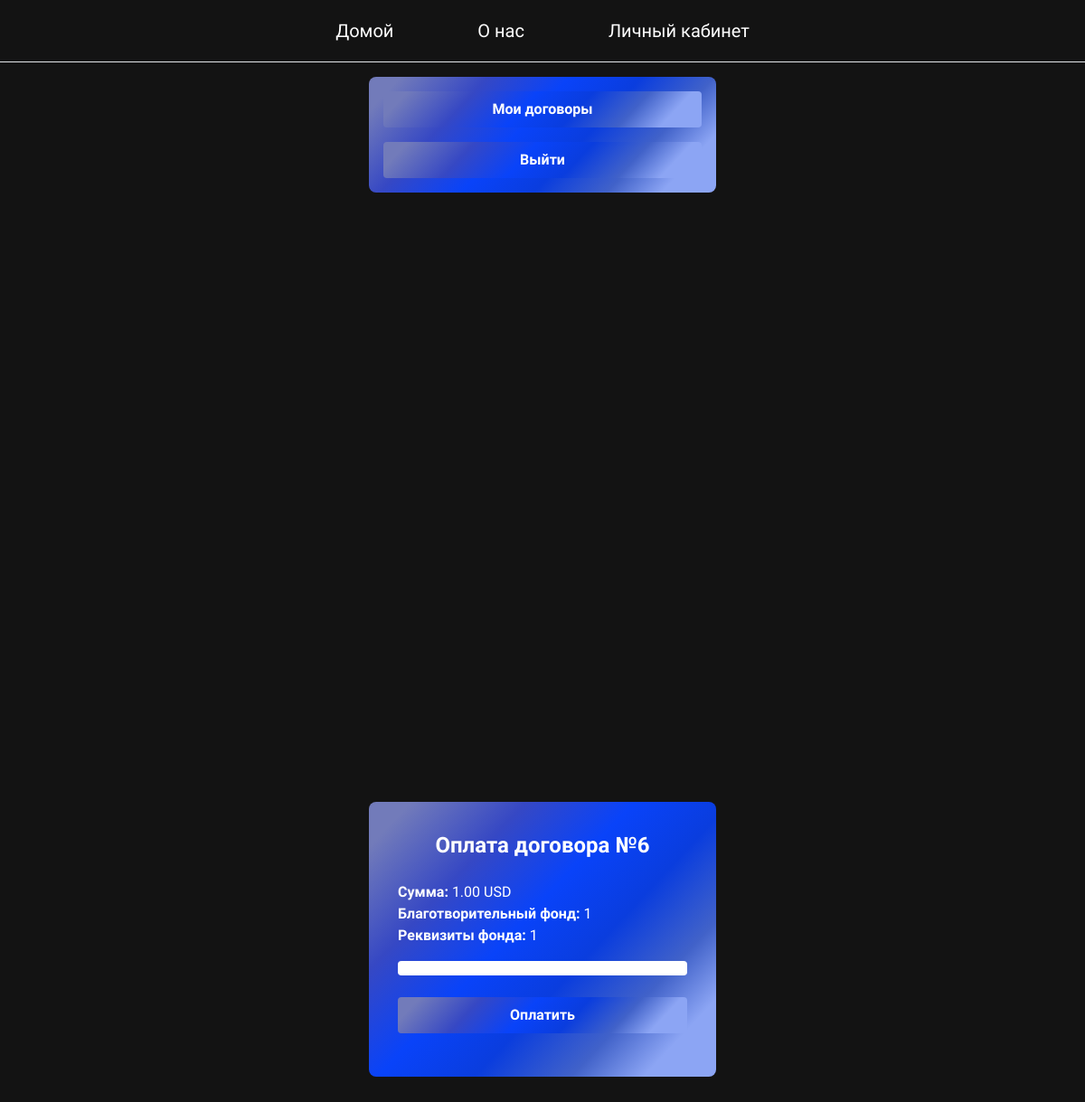
/contracts/6/payment/ (signed in), run on the app's committed database.
### contracts/models.py (models this page shows, shortened)
class Contract(models.Model):
    STATUS_CHOICES = [
        ('pending', 'Pending'),      # Ожидает выполнения
        ('completed', 'Completed'), # Выполнен
        ('failed', 'Failed')        # Нарушен
    ]
    user = models.ForeignKey(settings.AUTH_USER_MODEL, on_delete=models.CASCADE, related_name='contracts')
    amount = models.DecimalField(max_digits=10, decimal_places=2,  verbose_name="Сумма")  # Сумма договора
    charity_name = models.CharField(max_length=255, verbose_name="Название Фонда")               # Название фонда
    charity_account = models.CharField(max_length=255,  verbose_name="Реквизиты Фонда")            # Реквизиты фонда
    due_date = models.DateField( verbose_name="Дата завершения")                                 # Дата завершения
    status = models.CharField(max_length=20, choices=STATUS_CHOICES, default='pending',  verbose_name="Статус")
    created_at = models.DateTimeField(auto_now_add=True)          # Дата создания договора
    goal = models.TextField(null=True, blank=True,  verbose_name="Цель")  # Добавлено поле для цели

### contracts/views.py (the view)
# urls.py: path('<int:pk>/payment/', views.ContractPaymentView.as_view(), name='contract_payment'),
class ContractPaymentView(LoginRequiredMixin, View):
    def get(self, request, pk):
        contract = get_object_or_404(Contract, pk=pk, user=request.user)
        return render(request, 'contracts/contract_payment.html', {'contract': contract})

### auth/context_processors.py (called while the page is built)
def stripe_public_key(request):
    return {
        'stripe_public_key': settings.STRIPE_PUBLIC_KEY
    }

### contracts/templates/contracts/contract_payment.html (shortened to what this page needs)
{% extends "base.html" %}
{% block content %}
<div class="flex items-center justify-center min-h-screen">
    <div class="bg-blue-600 p-8 rounded-lg w-96" style="background: linear-gradient(133deg, rgba(114,123,186,1) 7%, rgba(54,72,196,1) 26%, rgba(9,67,249,1) 44%, rgba(10,61,222,1) 60%, rgba(65,98,201,1) 76%, rgba(140,165,244,1) 88%);">
        <h2 class="text-2xl font-bold mb-6 text-center">Оплата договора №{{ contract.id }}</h2>
        <p><strong>Сумма:</strong> {{ contract.amount }} USD</p>
        <p><strong>Благотворительный фонд:</strong> {{ contract.charity_name }}</p>
        <p><strong>Реквизиты фонда:</strong> {{ contract.charity_account }}</p>
        <div class="mt-4">
            <div id="card-element" class="p-2 bg-white rounded"></div>
        </div>
        <button id="pay-button" class="w-full mt-4 bg-blue-700 hover:bg-blue-800 py-2 rounded text-white font-bold transition duration-300 transform hover:scale-105 hover:shadow-lg" style="background: linear-gradient(133deg, rgba(114,123,186,1) 7%, rgba(54,72,196,1) 26%, rgba(9,67,249,1) 44%, rgba(10,61,222,1) 60%, rgba(65,98,201,1) 76%, rgba(140,165,244,1) 88%);">
            Оплатить
        </button>
    </div>
</div>
{% endblock %}

### static/css/styleIndex.css (style rules this page uses)
* { font-family: "Unbounded", sans-serif; margin: 0; padding: 0; box-sizing: border-box; }

### data on the page
Contract: id "6", amount "1.00", charity_name "1", charity_account "1"
